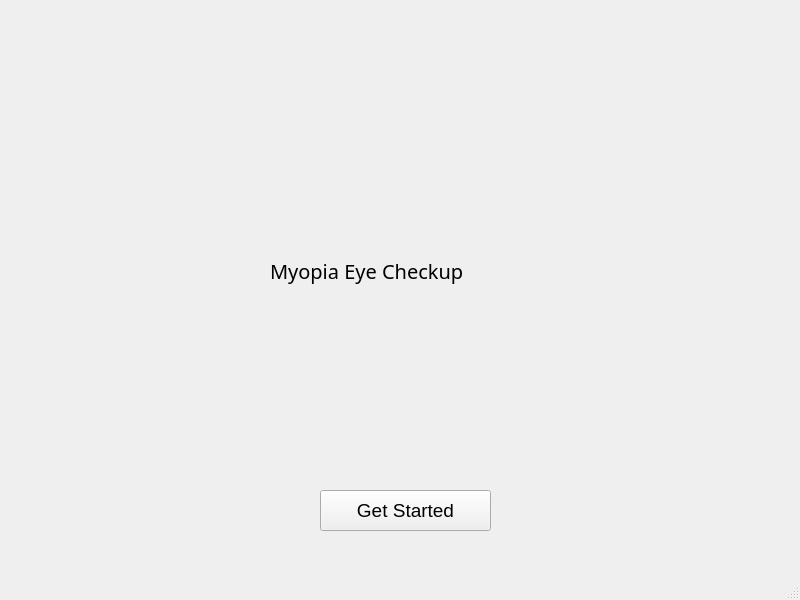
<?xml version="1.0" encoding="UTF-8"?>
<ui version="4.0">
 <class>HomeScreen</class>
 <widget class="QMainWindow" name="HomeScreen">
  <property name="windowModality">
   <enum>Qt::NonModal</enum>
    <property name="styleSheet">
     <string notr="true">background-color: #FF731D;
border: 1px solid gray;</string>
    </property>
  </property>
  <property name="geometry">
   <rect>
    <x>0</x>
    <y>0</y>
    <width>800</width>
    <height>600</height>
   </rect>
  </property>
  <property name="windowTitle">
   <string>Myopia Eye Checkup</string>
  </property>
  <property name="autoFillBackground">
   <bool>true</bool>
  </property>
  <widget class="QWidget" name="centralwidget">
   <widget class="QLabel" name="label">
    <property name="geometry">
     <rect>
      <x>140</x>
      <y>10</y>
      <width>541</width>
      <height>211</height>
     </rect>
    </property>
    <property name="text">
     <string/>
    </property>
    <property name="pixmap">
     <pixmap>assets/img/icon.png</pixmap>
    </property>
   </widget>
   <widget class="QPushButton" name="btnStart">
    <property name="geometry">
     <rect>
      <x>320</x>
      <y>490</y>
      <width>171</width>
      <height>41</height>
     </rect>
    </property>
    <property name="font">
     <font>
      <family>MS Sans Serif</family>
      <pointsize>14</pointsize>
     </font>
    </property>
    <property name="cursor">
     <cursorShape>PointingHandCursor</cursorShape>
    </property>
    <property name="text">
     <string>Get Started</string>
    </property>
   </widget>
   <widget class="QLabel" name="label_4">
    <property name="geometry">
     <rect>
      <x>270</x>
      <y>240</y>
      <width>281</width>
      <height>61</height>
     </rect>
    </property>
    <property name="font">
     <font>
      <family>Papyrus</family>
      <pointsize>15</pointsize>
      <weight>40</weight>
      <italic>false</italic>
      <bold>true</bold>
      <underline>false</underline>
      <strikeout>false</strikeout>
      <stylestrategy>PreferAntialias</stylestrategy>
     </font>
    </property>
    <property name="text">
     <string>Myopia Eye Checkup</string>
    </property>
   </widget>
  </widget>
  <widget class="QMenuBar" name="menubar">
   <property name="geometry">
    <rect>
     <x>0</x>
     <y>0</y>
     <width>800</width>
     <height>26</height>
    </rect>
   </property>
  </widget>
  <widget class="QStatusBar" name="statusbar"/>
 </widget>
 <resources/>
 <connections/>
</ui>
